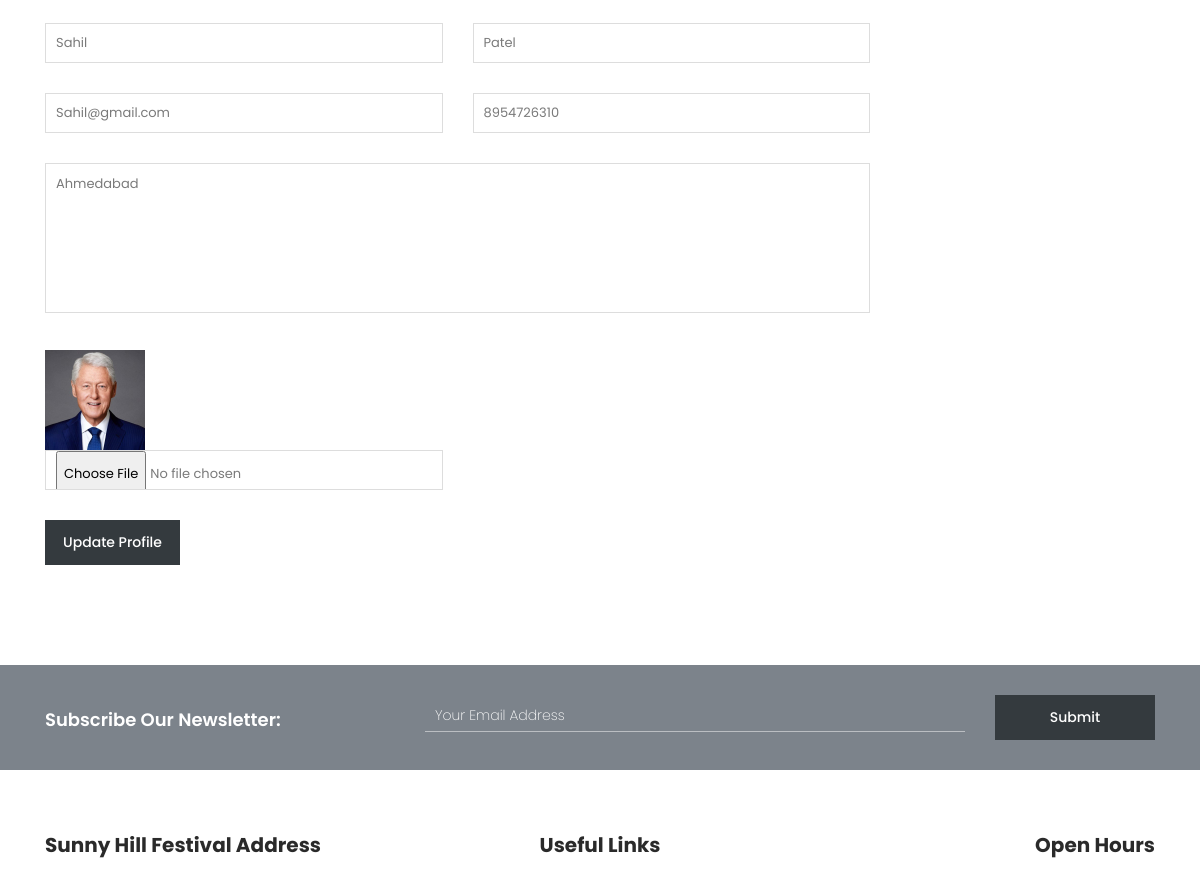
The app's page /profile/ (signed in, middle part), older data.
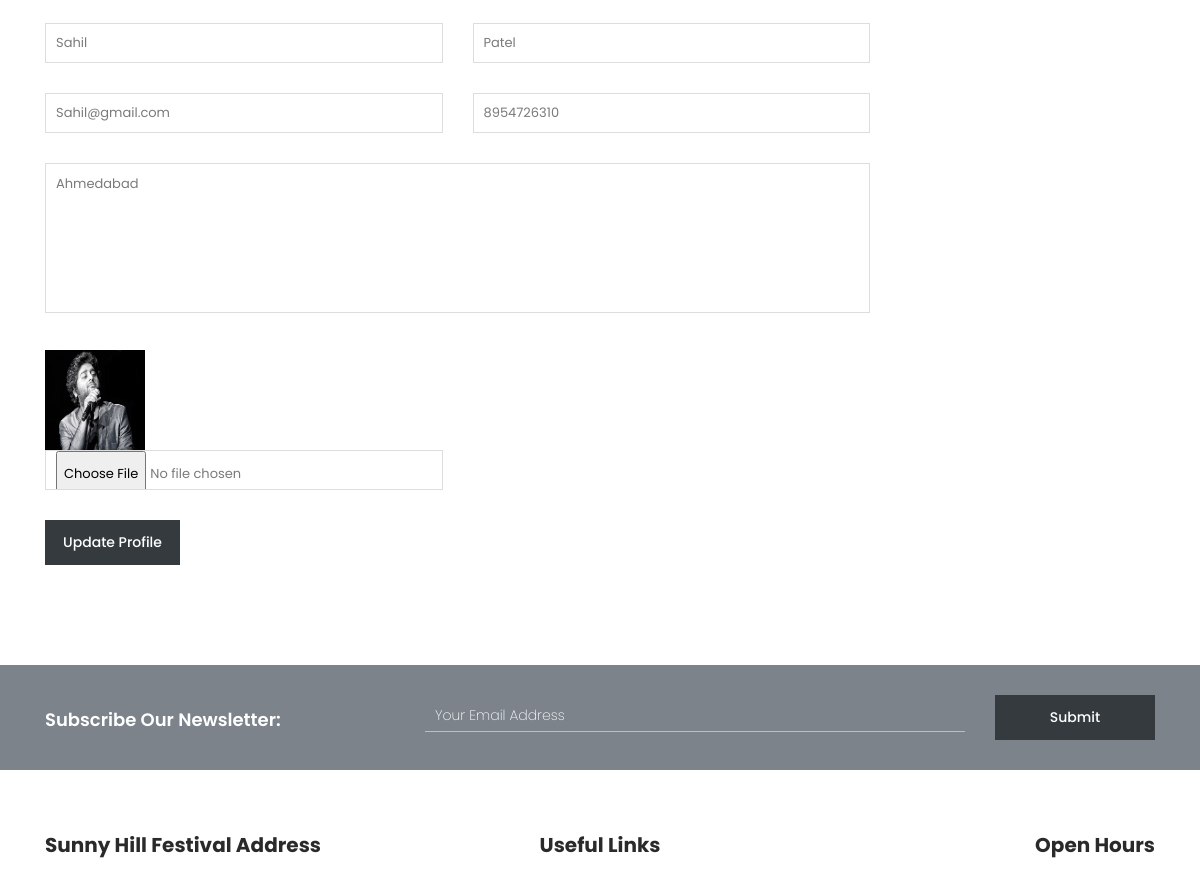
The same page, newer data.
### myapp/models.py (models this page shows, shortened)
class User(models.Model):
	fname = models.CharField(max_length=100)
	lname = models.CharField(max_length=100)
	email = models.EmailField()
	mobile = models.PositiveIntegerField()
	address = models.TextField()
	password = models.CharField(max_length=100)
	profile_picture=models.ImageField(upload_to="profile_picture/",default="")
	usertype = models.CharField(max_length=100,default="user")

### myapp/views.py (the view)
# urls.py: path('profile/',views.profile,name='profile'),
def profile(request):
	user=User.objects.get(email=request.session['email'])
	if request.method=="POST":
		user.fname=request.POST['fname']
		user.lname=request.POST['lname']
		user.mobile=request.POST['mobile']
		user.address=request.POST['address']
		try:
			user.profile_picture=request.FILES['profile_picture']
		except:
			pass
		user.save()
		request.session['profile_picture']=user.profile_picture.url
		msg="Profile Updated Successfully"
		if user.usertype=="user":
			return render(request,'profile.html',{'user':user,'msg':msg})
		else:
			return render(request,'manager-profile.html',{'user':user})
	else:
		if user.usertype=="user":
			return render(request,'profile.html',{'user':user})
		else:
			return render(request,'manager-profile.html',{'user':user})

### myapp/templates/manager-profile.html (shortened to what this page needs)
{% extends 'manager-header.html' %}
{% load static %}
{% block content %}
<!DOCTYPE html>
<html lang="en">
  <head>
    </head>
    <body>
    <div class="rent-venue-application">
        <div class="container">
            <div class="row">
                <div class="col-lg-9">
                    <div class="contact-form">
                        <form id="contact" action="{% url 'profile' %}" method="post" enctype="multipart/form-data">
                          <div class="row">
                            <div class="col-md-6 col-sm-12">
                              <fieldset>
                                <input name="fname" type="text" id="name" value="{{user.fname}}">
                              </fieldset>
                            </div>
                            <div class="col-md-6 col-sm-12">
                              <fieldset>
                                <input name="lname" type="text" id="name" value="{{user.lname}}" >
                              </fieldset>
                            </div>
                            <div class="col-md-6 col-sm-12">
                              <fieldset>
                                <input name="email" type="text" id="email" value="{{user.email}}" readonly>
                              </fieldset>
                            </div>
                            <div class="col-md-6 col-sm-12">
                              <fieldset>
                                <input name="mobile" type="text" id="phone-number" value="{{user.mobile}}" >
                              </fieldset>
                            </div>
                            <div class="col-lg-12">
                              <fieldset>
                                <textarea name="address" rows="6" id="about-event-hosting">{{user.address}}</textarea>
                              </fieldset>
                            </div>
                            <div class="col-lg-12">
                              <fieldset>
                               <img src="{{user.profile_picture.url}}" style="width:100px;height:100px;">
                              </fieldset>
                            </div>
                             <div class="col-md-6 col-sm-12">
                              <fieldset>
                                <input name="profile_picture" type="file" id="phone-number">
                              </fieldset>
                            </div>
                            <div class="col-lg-12">
                              <fieldset>
                                <button type="submit" id="form-submit" class="main-dark-button">Update Profile</button>
                              </fieldset>
                            </div>
                          </div>
                        </form>
                    </div>
                </div>
            </div>
        </div>
    </div>
    <div class="subscribe">
        <div class="container">
            <div class="row">
                <div class="col-lg-4">
                    <h4>Subscribe Our Newsletter:</h4>
                </div>
                <div class="col-lg-8">
                    <form id="subscribe" action="" method="get">
                        <div class="row">
                          <div class="col-lg-9">
                            <fieldset>
                              <input name="email" type="text" id="email" pattern="[^ @]*@[^ @]*" placeholder="Your Email Address" required="">
                            </fieldset>
                          </div>
                          <div class="col-lg-3">
                            <fieldset>
                              <button type="submit" id="form-submit" class="main-dark-button">Submit</button>
                            </fieldset>
                          </div>
                        </div>
                    </form>
                </div>
            </div>
        </div>
    </div>
  </body>
</html>
{% endblock %}

Row changes from the older to the newer data that the page shows:
changed User "Sahil": profile_picture: a different picture
